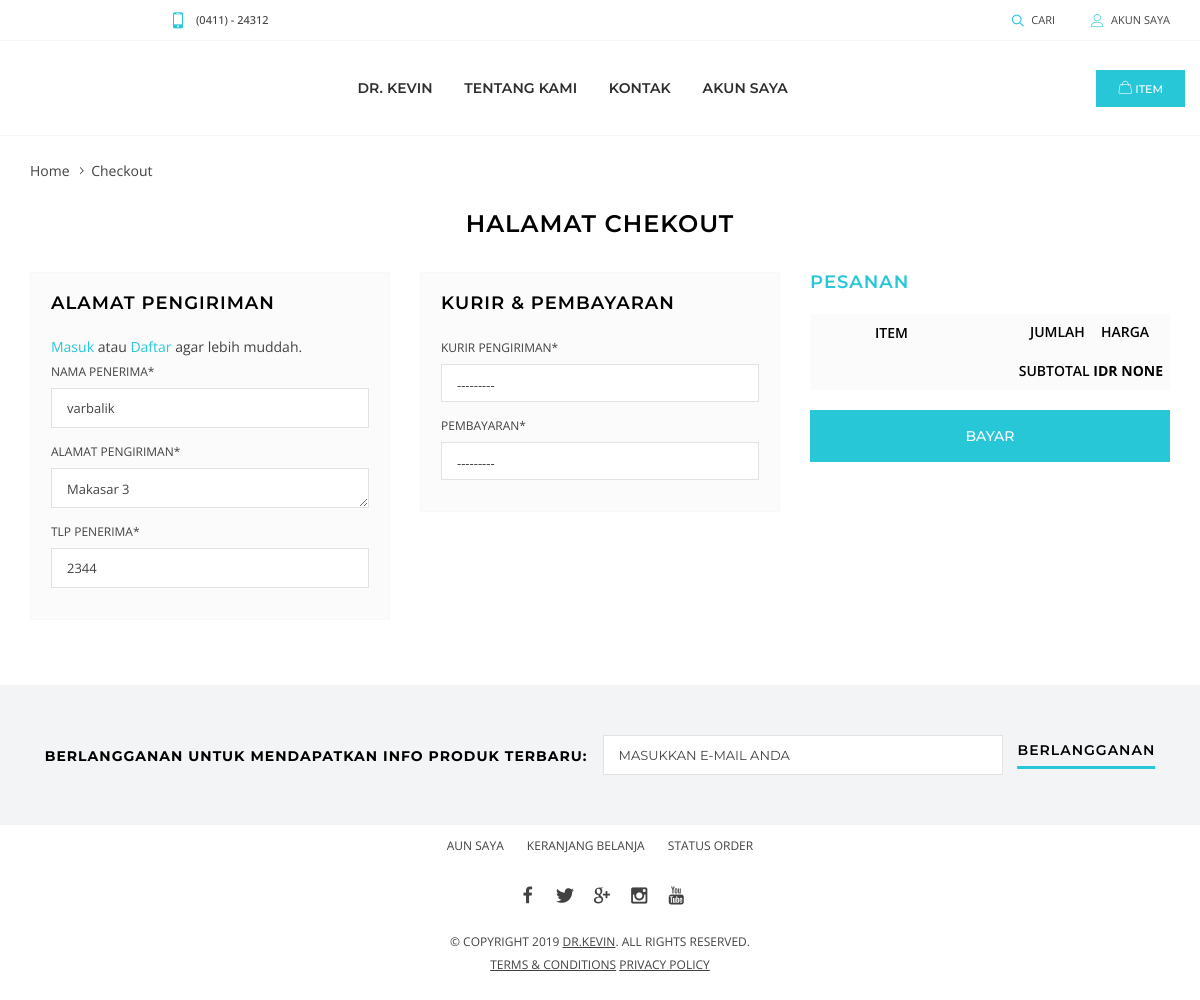
The app's page /checkouts/ (signed in), older data.
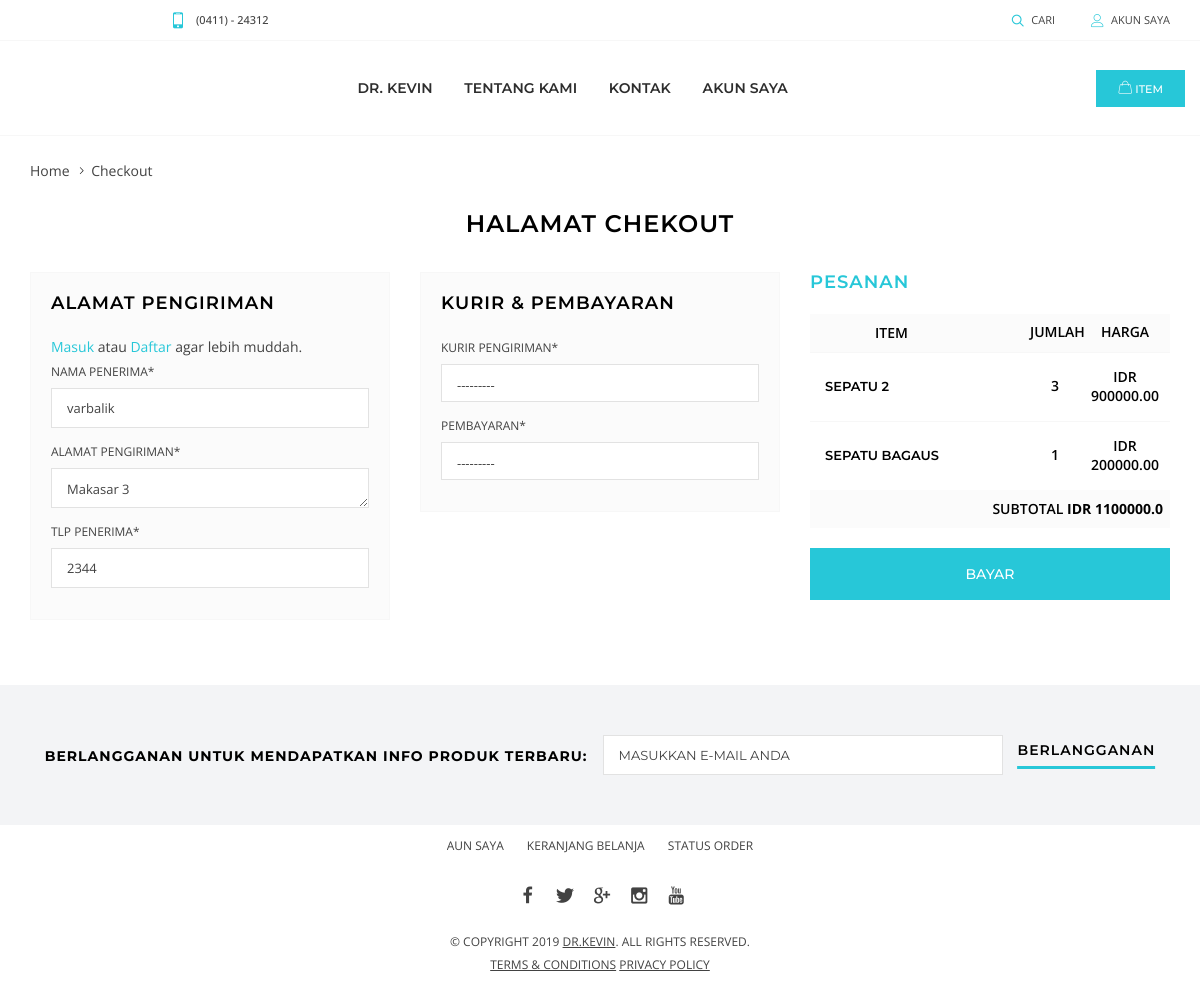
The same page, newer data.
### barang/models.py (models this page shows, shortened)
class Cart(models.Model):
    user = models.ForeignKey(settings.AUTH_USER_MODEL, on_delete=models.CASCADE)
    ordered = models.BooleanField(default=False)
    item = models.ForeignKey(Produk, on_delete=models.CASCADE)
    quantity = models.IntegerField(default=1)
    harga = models.DecimalField(max_digits=1000000, decimal_places=2, null=True)
    def get_total_item_price(self):
        return self.quantity * self.item.harga

class Produk(models.Model):
    namaproduk = models.CharField(max_length=50)
    harga = models.DecimalField(max_digits=1000000, decimal_places=2)
    stok = models.IntegerField()
    gambar_barang = models.ImageField(upload_to="images", null=True)
    keterangan = models.TextField()
    kategori_produk = models.ForeignKey(KategoriBarang, on_delete=models.CASCADE, null=True)
    class Meta:
        verbose_name_plural = "Produk"

### barang/views.py (the view)
# urls.py: path('checkouts/', Cekot.as_view(), name='checkouts-home'),
class Cekot(LoginRequiredMixin, View):
    def get(self, *args, **kwargs):
        user = Profile.objects.values_list('nama_lengkap', flat=True).get(user_id=self.request.user.id)
        alamat = Profile.objects.values_list('alamat', flat=True).get(user_id=self.request.user.id)
        tlp = Profile.objects.values_list('tlp', flat=True).get(user_id=self.request.user.id)
        pembeli_form = PembeliForm(initial={'nama_penerima': user,'alamat_pengiriman': alamat,'tlp_penerima':tlp})
        kurir_form = KurirForm()
        try:
            order = Cart.objects.filter(user=self.request.user, ordered=False)
            total = Cart.objects.filter(user=self.request.user, ordered=False).aggregate(total=Sum(F('quantity') * F('harga'), output_field=FloatField()))['total']
            return render(self.request, 'checkouts.html',{'order':order, 'total':total, 'pembeli_form': pembeli_form, 'kurir_form': kurir_form})
        except ObjectDoesNotExist:
            messages.warning(self.request, "You do not have an active order")
            return redirect("/")

### barang/forms.py
class PembeliForm(forms.ModelForm):
    class Meta:
        model = Order
        fields = ['nama_penerima', 'alamat_pengiriman','tlp_penerima']

class KurirForm(forms.ModelForm):
    class Meta:
        model = Order
        fields = ['kurir_pengiriman', 'pembayaran']

### barang/models.py (called while the page is built)
    def __str__(self):
        return self.nama_kurir

### templates/checkouts.html (shortened to what this page needs)
{% extends 'base.html' %}
{% load staticfiles %}
{% load crispy_forms_tags %}
{% block content %}
    <div class="page-content">
        <div class="holder mt-0">
            <div class="container">
                <ul class="breadcrumbs">
                    <li><a href="index-2.html">Home</a></li>
                    <li><span>Checkout</span></li>
                </ul>
            </div>
        </div>
        <div class="holder mt-0">
            <div class="container">
                <h1 class="text-center">Halamat Chekout</h1>
                <form action="#">
                    <div class="row">
                        <div class="col-md-4">
                            <div class="card card--grey">
                                <div class="card-body">
                                    <h2>ALAMAT PENGIRIMAN</h2>
                                    <p><a href="login.html">Masuk</a> atau <a href="#">Daftar</a> agar lebih muddah.</p>
                                    {{ pembeli_form|crispy }}
                                </div>
                            </div>
                        </div>
                        <div class="col-md-4 mt-2 mt-md-0">
                            <div class="card card--grey">
                                <div class="card-body">
                                    <h2>KURIR & PEMBAYARAN</h2>
                                    {{ kurir_form|crispy }}
                                </div>
                            </div>
                        </div>
                        <div class="col-md-4 mt-2 mt-md-0">
                            <h2 class="custom-color">PESANAN</h2>
                            <div class="cart-table cart-table--sm">
                                <div class="cart-table-prd cart-table-prd-headings d-none d-lg-table">
                                    <div class="cart-table-prd-image"></div>
                                    <div class="cart-table-prd-name"><b>ITEM</b></div>
                                    <div class="cart-table-prd-qty"><b>JUMLAH</b></div>
                                    <div class="cart-table-prd-price"><b>HARGA</b></div>
                                </div>
                                {% for order_item in order %}
                                <div class="cart-table-prd">
                                    <div class="cart-table-prd-name">
                                        <h2><a href="#">{{ order_item.item.namaproduk }}</a></h2>
                                    </div>
                                    <div class="cart-table-prd-qty"><b>{{ order_item.quantity }}</b></div>
                                    <div class="cart-table-prd-price"><b>IDR {{ order_item.get_total_item_price }}</b></div>
                                </div>
                              {% endfor %}
                            </div>
                            <div class="card-total-sm">
                                <div class="float-right">Subtotal <span class="card-total-price">IDR {{ total }}</span></div>
                            </div>
                            <div class="clearfix"><button type="submit" class="btn btn--lg w-100">Bayar</button></div>
                        </div>
                    </div>
                </form>
            </div>
        </div>
    </div>
{% endblock %}

Row changes from the older to the newer data that the page shows:
added Cart: item.namaproduk "SEPATU 2", quantity "3", get_total_item_price "900000.00"
added Cart: item.namaproduk "SEPATU BAGAUS", quantity "1", get_total_item_price "200000.00"
Text that changed along with them:
{{ total }}: "NONE" → "1100000.0"
